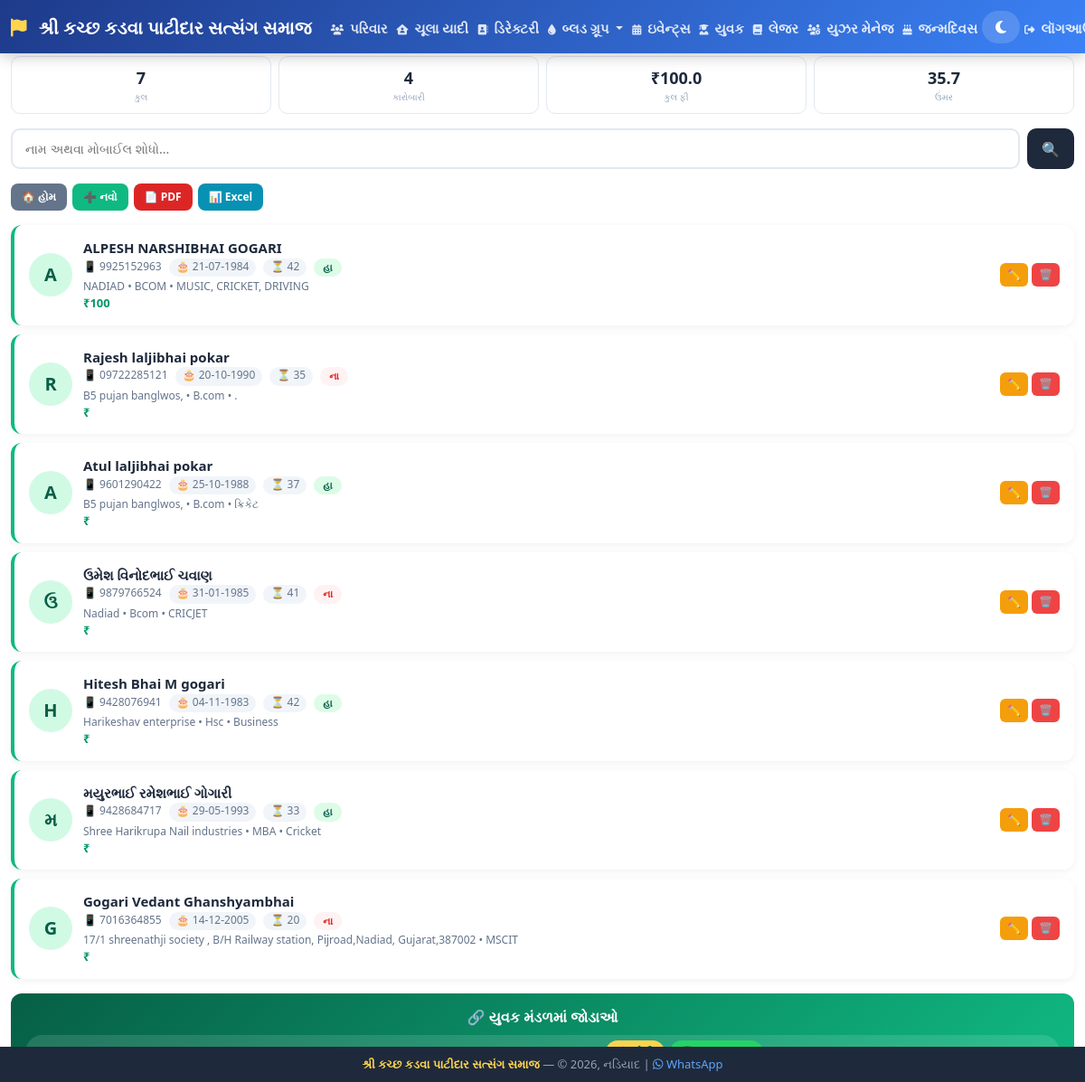
Page /yuvak (signed in) on the committed database.
### tables this page shows
CREATE TABLE yuvak_mandal (
        id INTEGER PRIMARY KEY AUTOINCREMENT, 
        name TEXT, 
        birth_date TEXT, 
        mobile TEXT, 
        address TEXT, 
        education TEXT, 
        hobby TEXT, 
        entry_fee REAL DEFAULT 0.0, 
        photo_path TEXT, 
        is_executive INTEGER DEFAULT 0
    );

### app.py (the view)
@app.route("/yuvak")
def yuvak():
    if not session.get("logged_in"):
        return redirect("/login")
    if session.get("role") != "treasurer":
        return "<h3>તમને આ મેનુ એક્સેસ કરવાની પરવાનગી નથી!</h3>", 403
    search = request.args.get("search", "")
    filter_type = request.args.get("filter", "")
    conn = sqlite3.connect("samaj.db")
    cursor = conn.cursor()
    query = """
        SELECT id, name, birth_date, mobile, address, education, hobby, entry_fee, photo_path, is_executive
        FROM yuvak_mandal
    """
    params = []
    if search:
        query += " WHERE name LIKE ? OR mobile LIKE ?"
        params.extend([f"%{search}%", f"%{search}%"])
    elif filter_type == 'karobari':
        query += " WHERE is_executive = 1"
    query += " ORDER BY id ASC"
    cursor.execute(query, params)
    raw = cursor.fetchall()
    cursor.execute("SELECT entry_fee, birth_date, is_executive FROM yuvak_mandal")
    all_yuvaks_data = cursor.fetchall()
    conn.close()
    total_yuvak_count = len(all_yuvaks_data)
    total_karobari_count = sum(1 for y in all_yuvaks_data if y[2] == 1)
    total_fee_sum = sum(y[0] for y in all_yuvaks_data if y[0])
    total_age_sum = 0
    age_count = 0
    for y in all_yuvaks_data:
        if y[1]:
            a = calculate_age(y[1])
            if a > 0:
                total_age_sum += a
                age_count += 1
    avg_age = round(total_age_sum / age_count, 1) if age_count > 0 else 0
    active_yuvaks = []
    for y in raw:
        age = calculate_age(y[2])  # birth_date
        active_yuvaks.append({
            'id': y[0],
            'name': y[1],
            'bdate': format_date_to_indian(y[2]),
            'age': age,
            'mobile': y[3],
            'address': y[4],
            'education': y[5],
            'hobby': y[6],
            'fee': y[7],
            'photo': y[8],
            'exec': "હા" if y[9] == 1 else "ના"
        })
    return render_template("yuvak.html",
                          yuvaks=active_yuvaks,
                          search=search,
                          total_yuvak_count=total_yuvak_count,
                          total_karobari_count=total_karobari_count,
                          total_fee_sum=total_fee_sum,
                          avg_age=avg_age)

### app.py (called while the page is built)
def format_date_to_indian(date_str):
    if not date_str:
        return ""
    for fmt in ("%Y-%m-%d", "%d-%m-%Y"):
        try:
            return datetime.strptime(date_str.strip(), fmt).strftime("%d-%m-%Y")
        except ValueError:
            continue
    return date_str

def calculate_age(birth_date_str):
    if not birth_date_str:
        return 0
    try:
        birth_date = None
        for fmt in ("%Y-%m-%d", "%d-%m-%Y"):
            try:
                birth_date = datetime.strptime(birth_date_str.strip(), fmt)
                break
            except:
                continue
        if not birth_date:
            return 0
        today = datetime.now()
        return today.year - birth_date.year - ((today.month, today.day) < (birth_date.month, birth_date.day))
    except:
        return 0

@app.template_filter('clean_amt')
def clean_amt(value):
    try:
        val = float(value)
        return int(val) if val > 0 else ''
    except:
        return ''

### templates/yuvak.html (shortened to what this page needs)
{% extends "base.html" %}
{% block content %}
<div class="stats-row">
    <div class="stat">
        <div class="num">{{ total_yuvak_count if total_yuvak_count is defined else yuvaks|length }}</div>
        <div class="label">કુલ</div>
    </div>
    <a href="/yuvak?filter=karobari" style="text-decoration: none; color: inherit;">
        <div class="stat" style="cursor: pointer;">
            <div class="num">{{ total_karobari_count if total_karobari_count is defined else 0 }}</div>
            <div class="label">કારોબારી</div>
        </div>
    </a>
    <div class="stat">
        <div class="num">₹{{ total_fee_sum if total_fee_sum is defined else 0 }}</div>
        <div class="label">કુલ ફી</div>
    </div>
    <div class="stat">
        <div class="num">{{ avg_age if avg_age is defined else '—' }}</div>
        <div class="label">ઉંમર</div>
    </div>
</div>
<div class="search-box-y">
    <form method="GET" style="display:flex; gap:8px; width:100%;">
        <input type="text" name="search" placeholder="નામ અથવા મોબાઈલ શોધો..." value="{{ search }}">
        <button type="submit" class="btn">🔍</button>
    </form>
</div>
<div class="header-actions-y">
    <a href="/" class="btn" style="background:#64748b;">🏠 હોમ</a>
    <a href="/yuvak/add" class="btn btn-add-y">➕ નવો</a>
    <a href="/yuvak/export/pdf" class="btn btn-pdf-y">📄 PDF</a>
    <a href="/yuvak/export/excel" class="btn btn-excel-y">📊 Excel</a>
</div>
{% for y in yuvaks %}
<div class="yuvak-card">
    <div class="avatar">
        {% if y.photo %}
        <img src="{{ y.photo }}" alt="{{ y.name }}" onerror="this.style.display='none';this.parentElement.textContent='{{ y.name[0]|upper }}';">
        {% else %}
        {{ y.name[0]|upper }}
        {% endif %}
    </div>
    <div class="info">
        <div class="name">{{ y.name }}</div>
        <div class="meta">
            <span>📱 {{ y.mobile }}</span>
            <span class="tag">🎂 {{ y.bdate }}</span>
            <span class="tag">⏳ {{ y.age }}</span>
            <span class="exec-badge {{ 'exec-yes' if y.exec == 'હા' else 'exec-no' }}">{{ y.exec }}</span>
        </div>
        <div style="font-size:12px; color:#64748b; margin-top:2px;">
            {{ y.address or '' }}{% if y.education %} • {{ y.education }}{% endif %}{% if y.hobby %} • {{ y.hobby }}{% endif %}
        </div>
        <div style="font-size:13px; font-weight:700; color:#059669;">₹{{ y.fee|clean_amt }}</div>
    </div>
    <div class="actions">
        <a href="/yuvak/edit/{{ y.id }}" class="btn-sm btn-edit-y">✏️</a>
        <a href="/yuvak/delete/{{ y.id }}" class="btn-sm btn-del-y" onclick="return confirm('કાઢી નાખવો?')">🗑️</a>
    </div>
</div>
{% else %}
<div class="text-center py-5 text-muted">
    <i class="fas fa-user-graduate fa-3x d-block mb-3" style="color:#d1d5db;"></i>
    <h5>કોઈ યુવક નથી</h5>
    <a href="/yuvak/add" class="btn btn-add-y">➕ પહેલો યુવક ઉમેરો</a>
</div>
{% endfor %}
<div class="join-banner">
    <div style="font-weight:700;">🔗 યુવક મંડળમાં જોડાઓ</div>
    <div class="link-box">
        <a href="https://satsangyuvakmandal.pythonanywhere.com/yuvak/join" target="_blank">
        </a>
        <button class="btn-copy" onclick="copyJoinLink()">📋 કોપી</button>
        <a href="https://wa.me/?text=🚩%20યુવક%20મંડળમાં%20જોડાઓ%20👇%0Ahttps://satsangyuvakmandal.pythonanywhere.com/yuvak/join" target="_blank" class="btn-wa">💬 WhatsApp</a>
    </div>
</div>
{% endblock %}

### templates/base.html (shortened to what this page needs)
<!DOCTYPE html>
<html lang="gu" data-bs-theme="light">
<head>
    <link href="https://cdn.jsdelivr.net/npm/bootstrap@5.3.0/dist/css/bootstrap.min.css" rel="stylesheet">
    <link rel="stylesheet" href="https://cdnjs.cloudflare.com/ajax/libs/font-awesome/6.5.0/css/all.min.css">
</head>
<body>
    <nav class="navbar navbar-expand-lg navbar-custom">
        <div class="container">
            <a class="navbar-brand" href="/">
                <i class="fas fa-flag me-2"></i> શ્રી કચ્છ કડવા પાટીદાર સત્સંગ સમાજ
            </a>
            <div class="collapse navbar-collapse" id="navbarNav">
                <ul class="navbar-nav ms-auto">
                    {% if session.get('logged_in') %}
                    <li class="nav-item"><a class="nav-link" href="/families"><i class="fas fa-users"></i> પરિવાર</a></li>
                    <li class="nav-item"><a class="nav-link" href="/house-list"><i class="fas fa-house-user"></i> ચૂલા યાદી</a></li>
                    <li class="nav-item"><a class="nav-link" href="/directory"><i class="fas fa-address-book"></i> ડિરેક્ટરી</a></li>
                    <li class="nav-item dropdown">
                        <a class="nav-link dropdown-toggle" href="#" id="bloodGroupDropdown" role="button" data-bs-toggle="dropdown" aria-expanded="false">
                            <i class="fas fa-tint me-1"></i> બ્લડ ગ્રૂપ
                        </a>
                    </li>
                    <li class="nav-item"><a class="nav-link" href="/events"><i class="fas fa-calendar-alt"></i> ઇવેન્ટ્સ</a></li>
                    <li class="nav-item"><a class="nav-link" href="/yuvak"><i class="fas fa-user-graduate"></i> યુવક</a></li>
                    {% if session.get('role') == 'treasurer' %}
                    <li class="nav-item"><a class="nav-link" href="/yuvak/ledger"><i class="fas fa-book"></i> લેજર</a></li>
                    <li class="nav-item"><a class="nav-link" href="/manage-users"><i class="fas fa-users-cog"></i> યુઝર મેનેજ</a></li>
                    {% endif %}
                    <li class="nav-item"><a class="nav-link" href="/birthdays"><i class="fas fa-birthday-cake"></i> જન્મદિવસ</a></li>
                    <li class="nav-item">
                        <button class="theme-toggle" onclick="toggleTheme()">
                            <i class="fas fa-moon" id="themeIcon"></i>
                        </button>
                    </li>
                    <li class="nav-item"><a class="nav-link" href="/logout"><i class="fas fa-sign-out-alt"></i> લૉગઆઉટ</a></li>
                    {% else %}
                    <li class="nav-item"><a class="nav-link" href="/login"><i class="fas fa-sign-in-alt"></i> લૉગિન</a></li>
                    {% endif %}
                </ul>
            </div>
        </div>
    </nav>
    <div class="container">
        {% block content %}{% endblock %}
    </div>
    <div class="footer">
        <span class="society-name">શ્રી કચ્છ કડવા પાટીદાર સત્સંગ સમાજ</span> — © 2026, નડિયાદ |
        <a href="https://wa.me/9925152963" target="_blank"><i class="fab fa-whatsapp"></i> WhatsApp</a>
    </div>
</body>
</html>

### templates/base.html (style rules this page uses)
html, body { width: 100% !important; overflow-x: hidden !important; margin: 0 !important; padding: 0 !important; }
.container, .container-fluid { width: 100% !important; padding-right: 12px !important; padding-left: 12px !important; margin-right: auto !important; margin-left: auto !important; }
input, select, textarea, .form-control { width: 100% !important; max-width: 100% !important; }
body { font-family: 'Segoe UI', Tahoma, Geneva, Verdana, sans-serif; padding-bottom: 60px; transition: all 0.3s; }
.navbar-custom { background: linear-gradient(135deg, #1e3a8a, #3b82f6); box-shadow: 0 4px 15px rgba(0,0,0,0.2); }
.navbar-custom .navbar-brand { font-weight: 700; color: white; }
.navbar-custom .navbar-brand i { color: #ffd54f; }
.navbar-custom .navbar-nav .nav-link { color: rgba(255,255,255,0.85) !important; font-weight: 1000; font-size: 15px !important; padding-left: 5px !important; padding-right: 5px !important; white-space: nowrap; }
.navbar-custom .navbar-nav .nav-link i { margin-right: 3px !important; font-size: 11.5px !important; }
.container { margin-top: 3px; }
.footer { position: fixed; bottom: 0; left: 0; right: 0; background: #1e293b; color: #94a3b8; text-align: center; padding: 10px; font-size: 13px; z-index: 999; }
.footer a { color: #60a5fa; text-decoration: none; }
.footer .society-name { color: #ffd54f; font-weight: 600; }
.theme-toggle { cursor: pointer; background: rgba(255,255,255,0.15); border: none; color: white; padding: 6px 15px; border-radius: 20px; }
* { box-sizing: border-box; }
body { overflow-x: hidden !important; width: 100%; }
.container { max-width: 100% !important; overflow-x: hidden; }

### rows in the picture
yuvak_mandal: name "ALPESH NARSHIBHAI GOGARI", mobile "9925152963", bdate "21-07-1984", age "42", exec "હા", address "NADIAD", education "BCOM", hobby "MUSIC, CRICKET, DRIVING", fee|clean_amt "100"
yuvak_mandal: name "Rajesh laljibhai pokar", mobile "09722285121", bdate "20-10-1990", age "35", exec "ના", address "B5 pujan banglwos,", education "B.com", hobby "."
yuvak_mandal: name "Atul laljibhai pokar", mobile "9601290422", bdate "25-10-1988", age "37", exec "હા", address "B5 pujan banglwos,", education "B.com", hobby "ક્રિકેટ"
yuvak_mandal: name "ઉમેશ વિનોદભાઈ ચવાણ", mobile "9879766524", bdate "31-01-1985", age "41", exec "ના", address "Nadiad", education "Bcom", hobby "CRICJET"
yuvak_mandal: name "H", name "Hitesh Bhai M gogari", mobile "9428076941", bdate "04-11-1983", age "42", exec "હા", address "Harikeshav enterprise", education "Hsc", hobby "Business"
yuvak_mandal: name "મ", name "મયુરભાઈ રમેશભાઈ ગોગારી", mobile "9428684717", bdate "29-05-1993", age "33", exec "હા", address "Shree Harikrupa Nail industries", education "MBA", hobby "Cricket"
yuvak_mandal: name "Gogari Vedant Ghanshyambhai", mobile "7016364855", bdate "14-12-2005", age "20", exec "ના", address "17/1 shreenathji society , B/H Railway station, Pijroad,Nadiad, Gujarat,387002", education "MSCIT"

### other values in the picture
{{ total_yuvak_count if total_yuvak_count is defined else yuvaks|length }} "7"
{{ total_karobari_count if total_karobari_count is defined else 0 }} "4"
{{ total_fee_sum if total_fee_sum is defined else 0 }} "100.0"
{{ avg_age if avg_age is defined else '—' }} "35.7"
